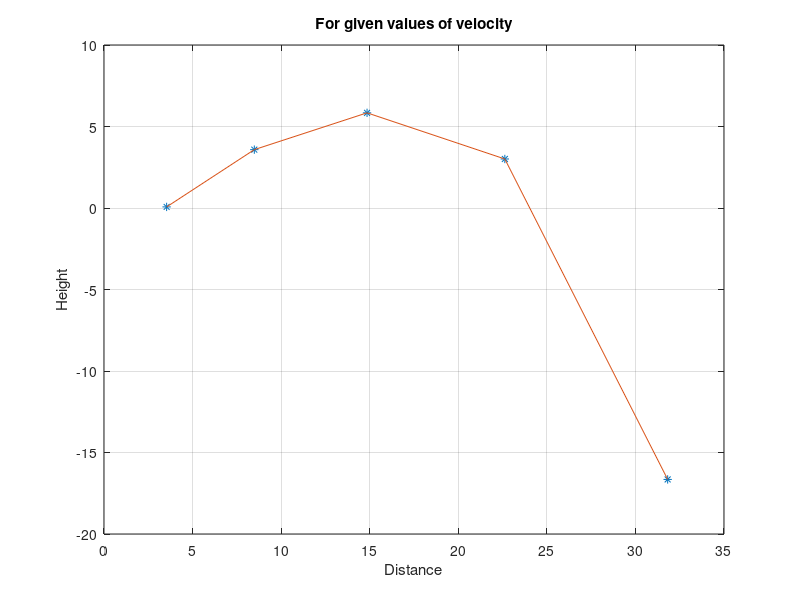

Write the MATLAB code that produced this figure.
% part d
clc
clear


angle_radian = 45*pi/180;
v=[10:2:18];
g=9.81;
t= 0.5:0.5: 2.5;   %taken from part a

h_t = v.*t.*sin(angle_radian)-(1./2).*g.*t.^t;
x_t = v.*t.*cos(angle_radian);

plot(x_t,h_t,'*',x_t,h_t) 
%,axis ([4,12,-1,2])
grid,xlabel('Distance'),ylabel('Height')
title('For given values of velocity')